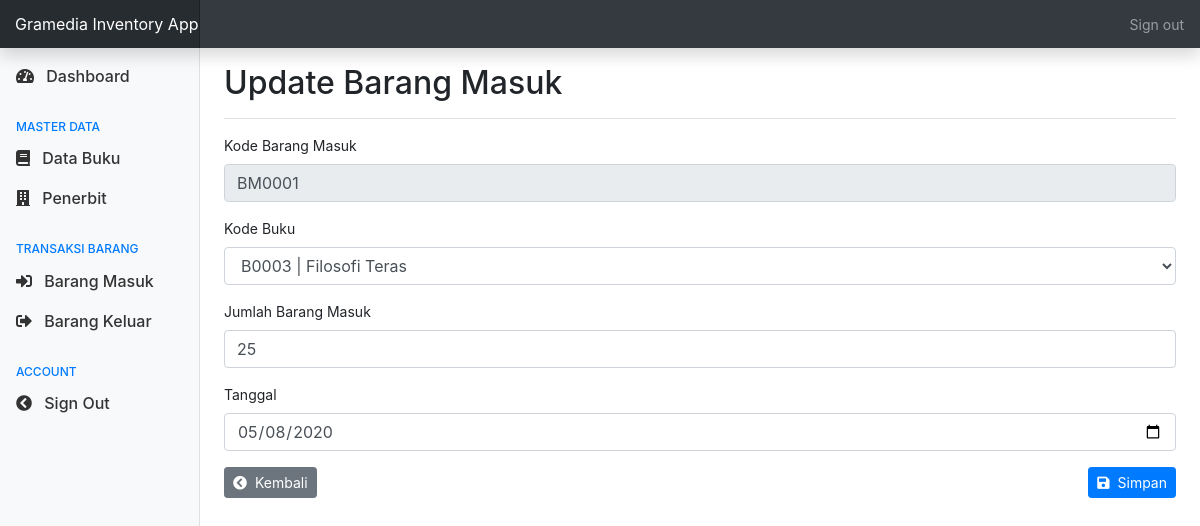
Page /index.php?id=3&page=update-bm (signed in) on the committed database.
### tables this page shows
CREATE TABLE `barang_masuk` (
  `id` int(11) NOT NULL,
  `kode_bm` varchar(6) NOT NULL,
  `buku_id` int(11) NOT NULL,
  `jumlah_bm` int(11) NOT NULL,
  `tanggal_bm` date NOT NULL
);

CREATE TABLE `buku` (
  `id` int(11) NOT NULL,
  `kode_buku` varchar(5) NOT NULL,
  `judul` varchar(255) NOT NULL,
  `id_pengarang` int(11) NOT NULL,
  `id_penerbit` int(11) NOT NULL,
  `tebal_halaman` int(11) NOT NULL,
  `cetakan` varchar(255) NOT NULL,
  `harga` int(11) NOT NULL,
  `stok` int(11) NOT NULL,
  `deskripsi` text NOT NULL
);

### class/Database.php (called while the page is built, shortened)
<?php
class Database {
   private $host  = 'localhost';
   private $user  = 'root';
   private $pass  = '';
   private $db    = 'ta_pemrograman_web_2';
   protected $connection;
   public function __construct()
   {
      if (!isset($this->connection)) {
			$this->connection = new mysqli($this->host, $this->user, $this->pass, $this->db);
		}
		return $this->connection;
   }
}

### class/Crud.php (called while the page is built, shortened)
<?php
   include_once('Database.php');
   class Crud extends Database {
      public function execute($query)
      {
         while ($row = $query->fetch_assoc()) {
            $rows[] = $row;
         }
         return $rows;
      }
      public function execute_a_row($query)
      {
         while ($row = $query->fetch_assoc()) {
            $rows[] = $row;
         }
         return $rows[0];
      }
      public function getBook()
      {
         $query = $this->connection->query(
               "SELECT buku.id, buku.kode_buku, buku.judul, buku.stok, pengarang.pengarang, penerbit.penerbit
               FROM buku JOIN pengarang ON buku.id_pengarang=pengarang.id
               JOIN penerbit ON buku.id_penerbit = penerbit.id"
            );
         return $this->execute($query);
      }
      public function getBarangMasukById()
      {
         $id = $_GET['id'];
         $query = $this->connection->query(
            "SELECT barang_masuk.*, buku.kode_buku AS kode_buku,buku.judul FROM barang_masuk
             JOIN buku ON barang_masuk.buku_id = buku.id
             WHERE barang_masuk.id = $id"
         );
         return $this->execute_a_row($query);
      }
   }

### update-bm.php (the view, shortened to what this page needs)
<?php
   $crud         = new Crud();
   $barang_masuk = $crud->getBarangMasukById();
   $book         = $crud->getBook();
?>
<div class="d-flex justify-content-between flex-wrap flex-md-nowrap align-items-center pt-3 pb-2 mb-3 border-bottom">
   <h1 class="h2">Update Barang Masuk</h1>
</div>
<form action="" method="post">
   <div class="form-group">
      <label for="kode_bm">Kode Barang Masuk</label>
      <input type="text" class="form-control" name="kode_bm" readonly value="<?= $barang_masuk['kode_bm'] ?>">
   </div>
   <div class="form-group">
      <label for="kode_buku">Kode Buku</label>
      <select class="form-control" name="kode_buku">
      <?php foreach($book as $b) : ?>
         <option value="<?= $b['id'] ?>" <?php if($b['id'] == $barang_masuk['buku_id']){ print 'selected'; }?>><?= $b['kode_buku'] . ' | ' . $b['judul']  ?></option>
      <?php endforeach ?>
      </select>
  </div>
   <div class="form-group">
      <label for="kode_bm">Jumlah Barang Masuk</label>
      <input type="number" class="form-control" name="jumlah_bm" value="<?= $barang_masuk['jumlah_bm'] ?>">
   </div>
   <div class="form-group">
      <label for="kode_bm">Tanggal</label>
      <input type="date" class="form-control" name="tanggal_bm" value="<?= $barang_masuk['tanggal_bm'] ?>">
   </div>
   <div class="row">
      <div class="col">
         <a href="index.php?page=barangmasuk" class="btn btn-secondary btn-sm"><i class="fas fa-chevron-circle-left mr-2"></i>Kembali</a>
         <button type="submit" name="submit" class="btn btn-primary btn-sm float-right"><i class="fas fa-save mr-2"></i>Simpan</button>
      </div>
   </div>
</form>

### assets/css/dashboard.css (style rules this page uses)
body { font-size: .875rem; }

### rows in the picture
barang_masuk: kode_bm "BM0001", kode_buku "B0003 | Filosofi Teras", jumlah_bm "25", tanggal_bm "05/08/2020"
